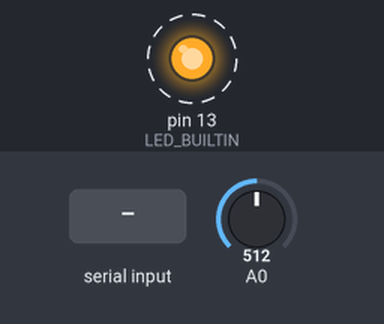
Recording of a sketch running on a simulated Arduino Uno, built with avr-gcc and run on an emulated ATmega328P. Shown: output pins drawn as LEDs (lit = HIGH). Dashed ring = blinking. Inputs (shaded band) come from the test bench; at power-on: A0 = 512. What the sketch prints to the serial monitor is not drawn.

Above: at 1.2 s.
1.3 s: "s" received over Serial
Timing chart, 0 to 10.3 s (numbered marks = the images above; inputs shaded):
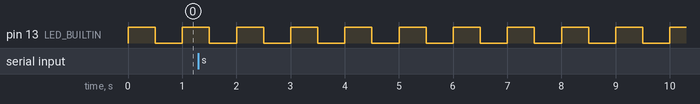

The sketch:

ComUSRAT.ino
```cpp
#include <TimerThree.h>
#include <math.h>

void rts();

unsigned int buffer_size = 200;
unsigned int buffer_read[200];
unsigned int buffer_send[200];
float sample_rate = 400; // Hz
bool bufferFlag = false;
bool sendFlag = false;
static unsigned long counter = 0;
static unsigned int pos = 0;
bool level = 0;        // value output to the LED

void setup() {
  // initialize serial communications at 115200 bps:
  Serial.begin(115200);
  Timer3.initialize(1 / sample_rate * 1000000);
  Timer3.attachInterrupt(rts);
  pinMode(LED_BUILTIN, OUTPUT);
}

void rts(){
  // Every 500 ms
  if (counter % 200 == 0)
  {
    // blink led
    level = !level;
    digitalWrite(LED_BUILTIN, level);
  }
  buffer_read[pos] = analogRead(A0);
  // buffer_read[pos] = int(512 * 0.5 *(sin(2 * PI * counter * 60 / sample_rate) + 1));

  pos++;
  if (pos == buffer_size)
  {
    for (unsigned int i = 0; i < buffer_size; i++)
      buffer_send[i] = buffer_read[i];

    bufferFlag = true;
    pos = 0;
  }
  counter++;
}

void loop()
{
  if (Serial.available() > 0)
  {
    sendFlag = true;
  }

  if (bufferFlag && sendFlag)
  {
    char data = Serial.read();
    if (data == 's')
    {
      for (unsigned int i = 0; i < buffer_size; i++)
      {
        int high = buffer_send[i] / 256;
        int low = buffer_send[i] % 256;
        Serial.write(high);
        Serial.write(low);
      }
      bufferFlag = false;
      sendFlag = false;
    }
  }
}
```

Measured:
- by itself, pin 13 (LED_BUILTIN): alternates HIGH for 0.50 s and LOW for 0.50 s
